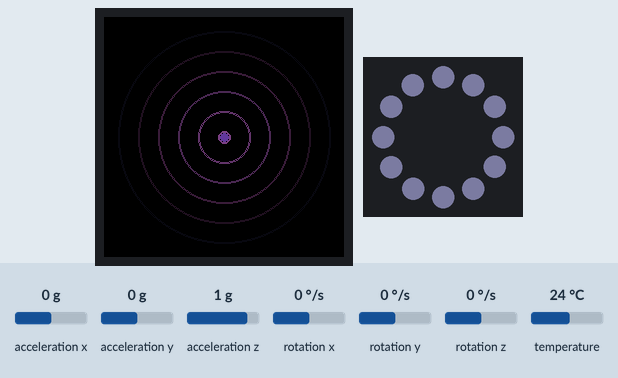
Recording of a sketch running on a simulated ESP32. Shown: 240×240 colour display, 12 RGB LEDs in a ring, first at the top, clockwise. Inputs (shaded band) come from the test bench; at power-on: rotation x 0 °/s, rotation y 0 °/s, acceleration x 0 g, acceleration y 0 g, acceleration z 1 g, rotation z 0 °/s, temperature 24 °C. Dim RGB values are drawn brighter than linear; what the sketch prints to the serial monitor is not drawn.

Above: at 1.4 s.
1.5 s: rotation x set to -192 °/s
At 1.95 s:
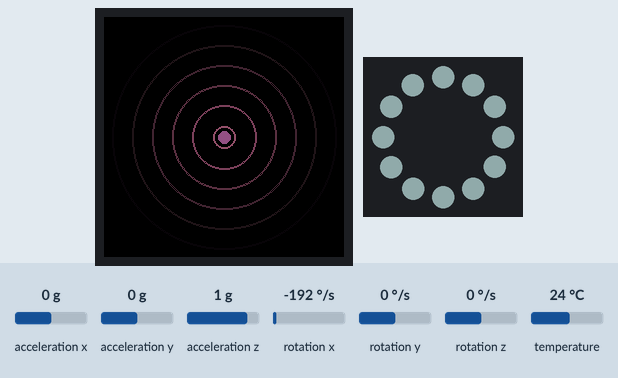
4.2 s: rotation y set to -192 °/s
At 4.71 s:
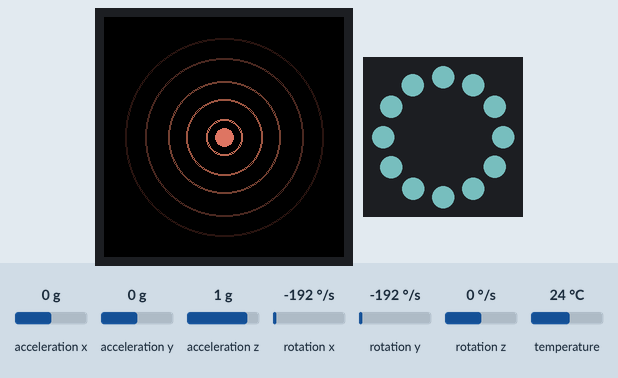
6.6 s: rotation x set to -100 °/s
At 7.18 s:
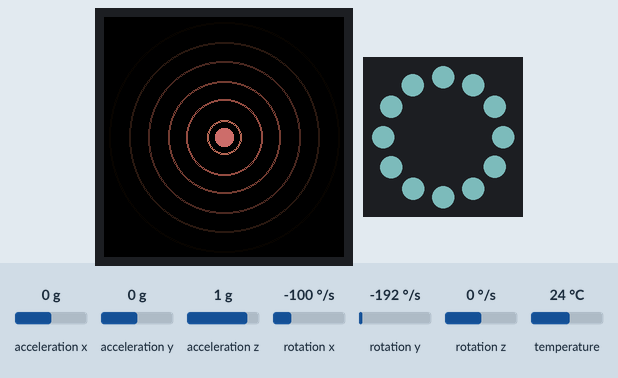
9.1 s: rotation y set to 0 °/s
At 9.36 s:
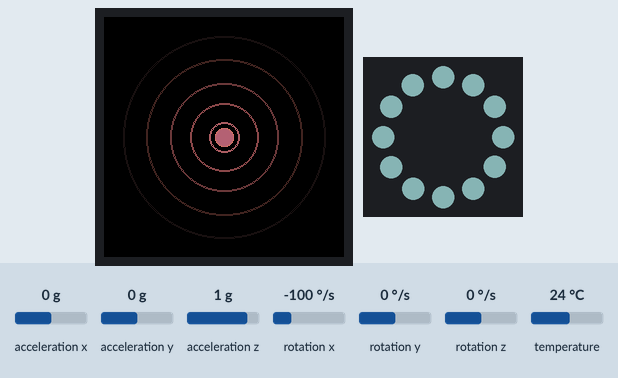
11.6 s: rotation y set to -192 °/s
At 12.49 s:
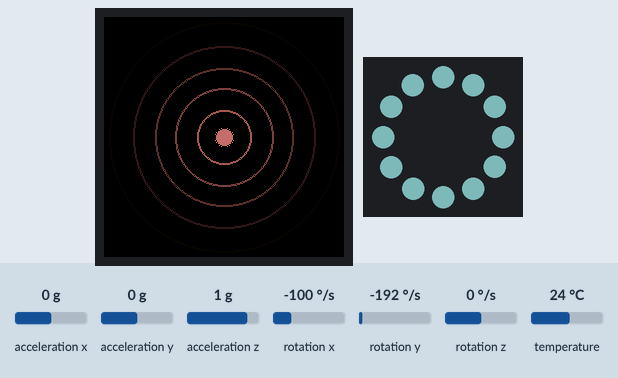
Timing chart, 0 to 14.6 s (numbered marks = the images above; inputs shaded):
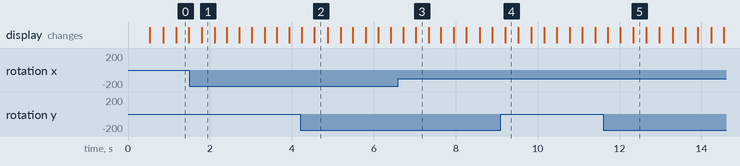

Measured:
- after the input at 1.5 s, the display: changes after 0.30 s (image 1)
- after the input at 4.2 s, the display: first changes after 0.05 s (image 2 shows a later state)
- after the input at 6.6 s, the display: first changes after 0.12 s (image 3 shows a later state)
- after the input at 9.1 s, the display: changes after 0.10 s (image 4)

The sketch:

kirin_esp32.ino
```cpp
// ============================================================
// KIRIN — ESP32 Main Sketch (standalone, no TouchDesigner)
// MPU-6050 → gyro/accel → ST7789 TFT + LED eyes
// ============================================================
// Libraries needed (Arduino Library Manager):
//   Adafruit MPU6050         (+ Adafruit Unified Sensor)
//   Adafruit ST7735 and ST7789 Library
//   Adafruit NeoPixel
// ============================================================

#include <Wire.h>
#include <SPI.h>
#include <Adafruit_MPU6050.h>
#include <Adafruit_Sensor.h>
#include <Adafruit_ST7789.h>
#include <Adafruit_NeoPixel.h>

// ── PIN ASSIGNMENTS ─────────────────────────────────────────
// ST7789 TFT (SPI)
#define TFT_CS   15
#define TFT_DC    2
#define TFT_RST   4
// MOSI=23, SCLK=18 (ESP32 hardware SPI, no define needed)

// MPU-6050 (I2C)
#define I2C_SDA  21
#define I2C_SCL  22

// LED ring (WS2812 / NeoPixel)
#define LED_PIN   5
#define LED_COUNT 12   // ← 실제 LED 개수로 수정

// TFT 해상도
#define TFT_W 240
#define TFT_H 240

// ── OBJECTS ─────────────────────────────────────────────────
Adafruit_MPU6050  mpu;
Adafruit_ST7789   tft  = Adafruit_ST7789(TFT_CS, TFT_DC, TFT_RST);
Adafruit_NeoPixel ring(LED_COUNT, LED_PIN, NEO_GRB + NEO_KHZ800);

// ── STATE ───────────────────────────────────────────────────
float pitch  = 0;
float roll   = 0;
float energy = 0;  // 0.0 ~ 1.0, smoothed "life energy"

#define N_RINGS 6
float ringRadius[N_RINGS];
float ringAge[N_RINGS];

// ── SETUP ───────────────────────────────────────────────────
void setup() {
  Serial.begin(115200);

  Wire.begin(I2C_SDA, I2C_SCL);
  if (!mpu.begin()) {
    Serial.println("MPU-6050 not found — check wiring!");
    while (1) delay(10);
  }
  mpu.setAccelerometerRange(MPU6050_RANGE_8_G);
  mpu.setGyroRange(MPU6050_RANGE_500_DEG);
  mpu.setFilterBandwidth(MPU6050_BAND_21_HZ);
  Serial.println("MPU-6050 OK");

  tft.init(TFT_W, TFT_H);
  tft.setRotation(2);
  tft.fillScreen(ST77XX_BLACK);
  Serial.println("TFT OK");

  ring.begin();
  ring.setBrightness(100);
  ring.clear();
  ring.show();

  for (int i = 0; i < N_RINGS; i++) {
    ringAge[i]    = (float)i / N_RINGS;
    ringRadius[i] = 0;
  }
}

// ── MAIN LOOP ────────────────────────────────────────────────
void loop() {
  static uint32_t lastMs = 0;
  uint32_t now = millis();
  if (now - lastMs < 16) return;  // ~60fps
  lastMs = now;

  sensors_event_t accel, gyro, temp;
  mpu.getEvent(&accel, &gyro, &temp);

  float ax = accel.acceleration.x;
  float ay = accel.acceleration.y;
  float az = accel.acceleration.z;
  float gx = gyro.gyro.x;
  float gy = gyro.gyro.y;

  pitch = atan2f(ay, az) * 180.0f / PI;
  roll  = atan2f(ax, az) * 180.0f / PI;

  float rawEnergy = (fabsf(gx) + fabsf(gy)) / 8.0f;
  rawEnergy = constrain(rawEnergy, 0.0f, 1.0f);
  energy = energy * 0.88f + rawEnergy * 0.12f;

  drawRingWaves(pitch, roll, energy);
  updateEyes(energy);

  Serial.printf("pitch=%.1f roll=%.1f energy=%.2f\n", pitch, roll, energy);
}

// ── TFT: EXPANDING RING WAVES ────────────────────────────────
uint16_t energyToColor(float e, float alpha = 1.0f) {
  uint8_t r = (uint8_t)(e * 255 * alpha);
  uint8_t g = (uint8_t)(e * 140 * alpha);
  uint8_t b = (uint8_t)((0.4f + (1.0f - e) * 0.6f) * 200 * alpha);
  return tft.color565(r, g, b);
}

void drawRingWaves(float pitch, float roll, float energy) {
  float speed = 0.5f + energy * 3.5f;
  int cx = (int)constrain(TFT_W / 2 + roll * 0.6f, 30, TFT_W - 30);
  int cy = (int)constrain(TFT_H / 2 + pitch * 0.6f, 30, TFT_H - 30);

  for (int i = 0; i < N_RINGS; i++) {
    int oldR = (int)ringRadius[i];
    if (oldR > 0) {
      tft.drawCircle(cx, cy, oldR,     ST77XX_BLACK);
      tft.drawCircle(cx, cy, oldR + 1, ST77XX_BLACK);
    }

    ringAge[i] += speed * 0.012f;
    ringRadius[i] = ringAge[i] * 120.0f;

    if (ringAge[i] >= 1.0f) {
      ringAge[i]    = 0.0f;
      ringRadius[i] = 0.0f;
    }

    float fade = 1.0f - ringAge[i];
    uint16_t col = energyToColor(energy * 0.5f + 0.5f, fade);
    int r = (int)ringRadius[i];
    tft.drawCircle(cx, cy, r,     col);
    tft.drawCircle(cx, cy, r + 1, col);
  }

  uint16_t coreCol = energyToColor(energy * 0.6f + 0.4f);
  int coreR = (int)(4 + energy * 8);
  tft.fillCircle(cx, cy, coreR, coreCol);
}

// ── LED EYES ─────────────────────────────────────────────────
void updateEyes(float energy) {
  float t = (float)millis() / 1000.0f;

  for (int i = 0; i < LED_COUNT; i++) {
    uint8_t r, g, b;
    if (energy < 0.15f) {
      float breath = (sinf(t * 1.4f) + 1.0f) * 0.5f;
      uint8_t lum  = (uint8_t)(18 + breath * 50);
      r = lum;
      g = lum;
      b = (uint8_t)min((int)(lum * 1.3f), 255);
    } else {
      uint8_t lum = (uint8_t)(60 + energy * 195);
      r = (uint8_t)(lum * (1.0f - energy * 0.5f));
      g = lum;
      b = lum;
    }
    ring.setPixelColor(i, ring.Color(r, g, b));
  }
  ring.show();
}
```
